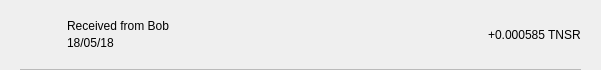
<?xml version="1.0" encoding="UTF-8"?>
<ui version="4.0">
 <class>TxRow</class>
 <widget class="QWidget" name="TxRow">
  <property name="geometry">
   <rect>
    <x>0</x>
    <y>0</y>
    <width>601</width>
    <height>70</height>
   </rect>
  </property>
  <property name="minimumSize">
   <size>
    <width>0</width>
    <height>40</height>
   </size>
  </property>
  <property name="windowTitle">
   <string>Form</string>
  </property>
  <layout class="QVBoxLayout" name="verticalLayout_3">
   <property name="spacing">
    <number>0</number>
   </property>
   <property name="leftMargin">
    <number>0</number>
   </property>
   <property name="topMargin">
    <number>0</number>
   </property>
   <property name="rightMargin">
    <number>0</number>
   </property>
   <property name="bottomMargin">
    <number>0</number>
   </property>
   <item>
    <widget class="QWidget" name="rowContainer" native="true">
     <layout class="QVBoxLayout" name="verticalLayout_2">
      <property name="spacing">
       <number>9</number>
      </property>
      <property name="leftMargin">
       <number>20</number>
      </property>
      <property name="topMargin">
       <number>9</number>
      </property>
      <property name="rightMargin">
       <number>20</number>
      </property>
      <property name="bottomMargin">
       <number>0</number>
      </property>
      <item>
       <widget class="QFrame" name="frame">
        <property name="styleSheet">
         <string notr="true">border:none;</string>
        </property>
        <property name="frameShape">
         <enum>QFrame::StyledPanel</enum>
        </property>
        <property name="frameShadow">
         <enum>QFrame::Raised</enum>
        </property>
        <layout class="QHBoxLayout" name="horizontalLayout" stretch="0,2,0">
         <property name="leftMargin">
          <number>0</number>
         </property>
         <property name="topMargin">
          <number>0</number>
         </property>
         <property name="rightMargin">
          <number>0</number>
         </property>
         <property name="bottomMargin">
          <number>0</number>
         </property>
         <item>
          <widget class="QPushButton" name="icon">
           <property name="focusPolicy">
            <enum>Qt::NoFocus</enum>
           </property>
           <property name="styleSheet">
            <string notr="true">border:none;</string>
           </property>
           <property name="text">
            <string/>
           </property>
           <property name="iconSize">
            <size>
             <width>28</width>
             <height>28</height>
            </size>
           </property>
          </widget>
         </item>
         <item>
          <layout class="QVBoxLayout" name="verticalLayout">
           <property name="spacing">
            <number>3</number>
           </property>
           <property name="leftMargin">
            <number>9</number>
           </property>
           <item>
            <widget class="QLabel" name="lblAddress">
             <property name="styleSheet">
              <string notr="true"/>
             </property>
             <property name="text">
              <string>Received from Bob</string>
             </property>
             <property name="alignment">
              <set>Qt::AlignBottom|Qt::AlignLeading|Qt::AlignLeft</set>
             </property>
            </widget>
           </item>
           <item>
            <widget class="QLabel" name="lblDate">
             <property name="styleSheet">
              <string notr="true"/>
             </property>
             <property name="text">
              <string>18/05/18</string>
             </property>
             <property name="alignment">
              <set>Qt::AlignLeading|Qt::AlignLeft|Qt::AlignTop</set>
             </property>
            </widget>
           </item>
          </layout>
         </item>
         <item>
          <widget class="QLabel" name="lblAmount">
           <property name="styleSheet">
            <string notr="true"/>
           </property>
           <property name="text">
            <string>+0.000585 TNSR</string>
           </property>
          </widget>
         </item>
        </layout>
       </widget>
      </item>
      <item>
       <widget class="QLabel" name="lblDivisory">
        <property name="minimumSize">
         <size>
          <width>0</width>
          <height>1</height>
         </size>
        </property>
        <property name="maximumSize">
         <size>
          <width>16777215</width>
          <height>1</height>
         </size>
        </property>
        <property name="styleSheet">
         <string notr="true">background-color:#bababa;</string>
        </property>
        <property name="text">
         <string/>
        </property>
        <property name="alignment">
         <set>Qt::AlignBottom|Qt::AlignLeading|Qt::AlignLeft</set>
        </property>
       </widget>
      </item>
     </layout>
    </widget>
   </item>
  </layout>
 </widget>
 <resources/>
 <connections/>
</ui>
